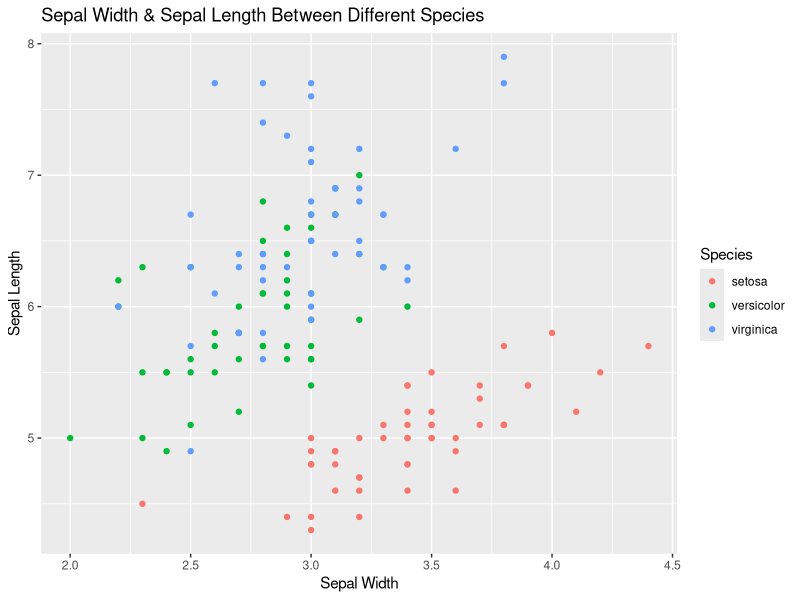
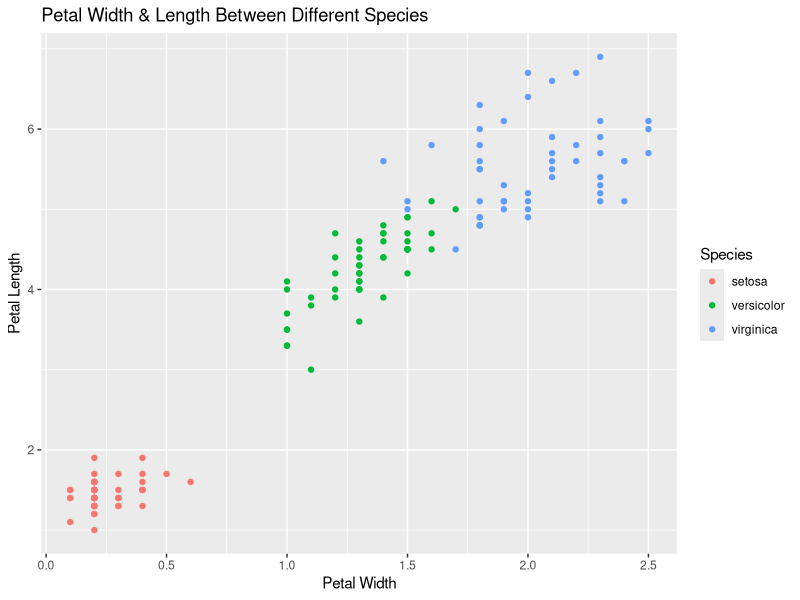
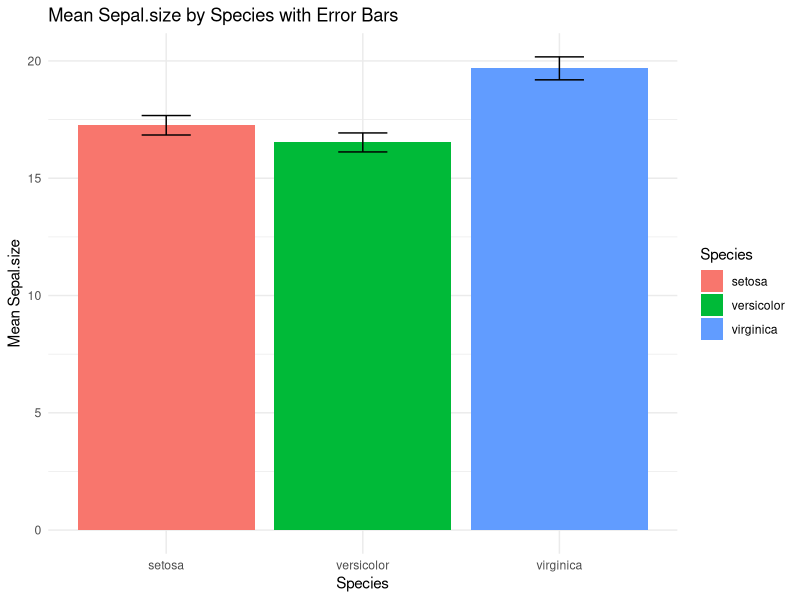
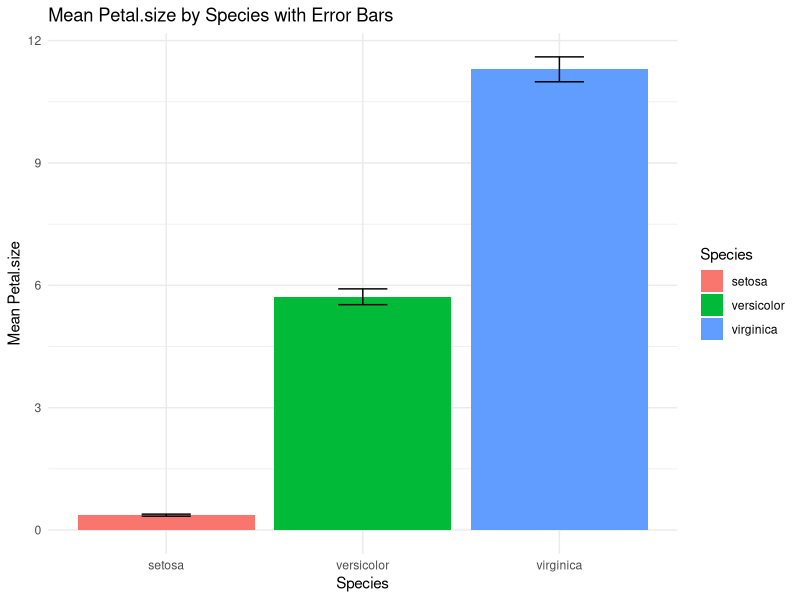
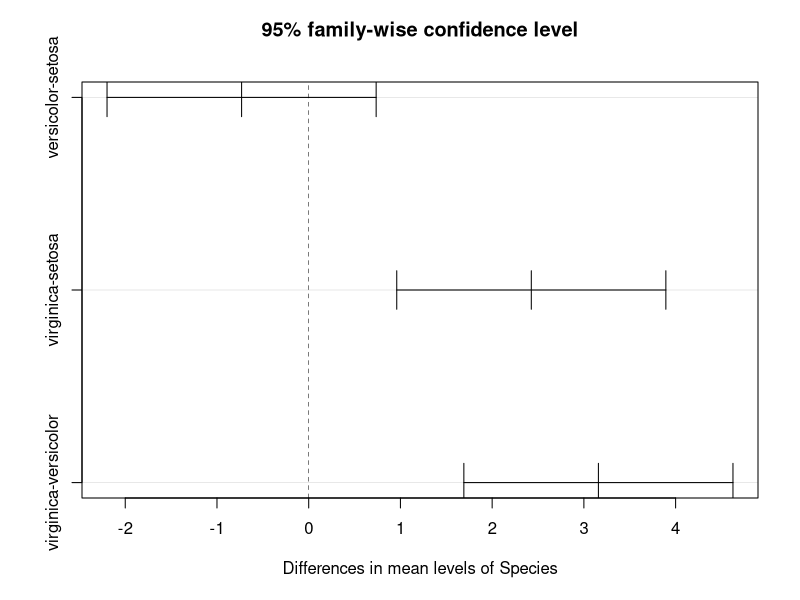
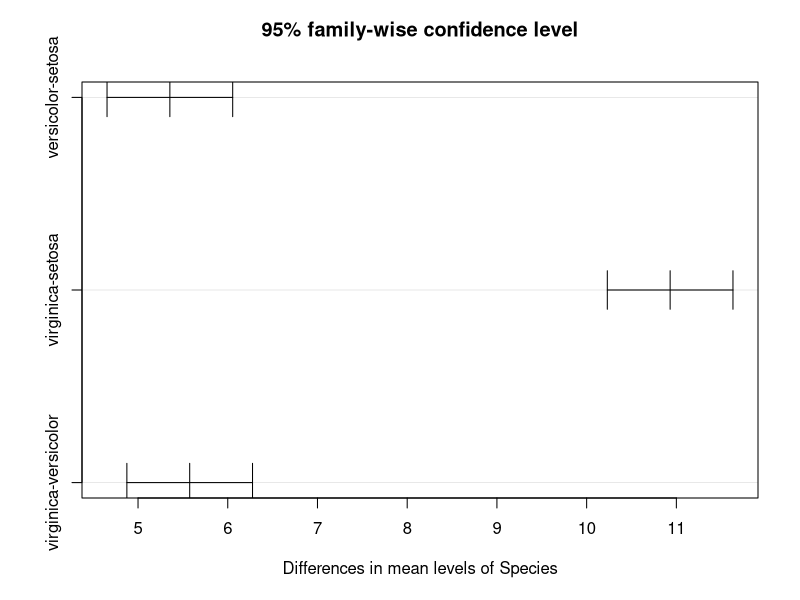

The R source for these figures, in order:
## ---- chunk 1
library(datasets)
library(dplyr)
library(tidyr)
library(psych)
library(ggplot2)
data("iris")
head(iris)
## ---- chunk 2
psych::describe(iris)
iris$Sepal.Size <- iris$Sepal.Width * iris$Sepal.Length
iris$Petal.Size <- iris$Petal.Width * iris$Petal.Length
iris_reordered <- iris %>%
  select(Species, Sepal.Length, Sepal.Width, Sepal.Size, Petal.Length, Petal.Width, Petal.Size)

head(iris_reordered)
## ---- chunk 3
ggplot(iris, aes(x = Sepal.Width, y = Sepal.Length, color = Species)) +
  geom_point() +
  ggtitle("Sepal Width & Sepal Length Between Different Species") +
  xlab("Sepal Width") +
  ylab("Sepal Length")
ggplot(iris, aes(x = Petal.Width, y = Petal.Length, color = Species)) +
  geom_point() +
  ggtitle("Petal Width & Length Between Different Species") +
  xlab("Petal Width") +
  ylab("Petal Length")

mean_sepal_size <- iris %>%
  group_by(Species) %>%
  summarise(Mean_Sepal_Size = mean(Sepal.Width * Sepal.Length),
            SE = sd(Sepal.Width * Sepal.Length) / sqrt(n()))

# 绘制条形图和误差条
ggplot(mean_sepal_size, aes(x = Species, y = Mean_Sepal_Size, fill = Species)) +
  geom_bar(stat = "identity", position = "dodge") +
  geom_errorbar(aes(ymin = Mean_Sepal_Size - SE, ymax = Mean_Sepal_Size + SE),
                position = position_dodge(width = 0.9), width = 0.25) +
  labs(title = "Mean Sepal.size by Species with Error Bars",
       x = "Species",
       y = "Mean Sepal.size") +
  theme_minimal()

mean_Petal_size <- iris %>%
  group_by(Species) %>%
  summarise(Mean_Petal_Size = mean(Petal.Width * Petal.Length),
            SE = sd(Petal.Width * Petal.Length) / sqrt(n()))

# 绘制条形图和误差条
ggplot(mean_Petal_size, aes(x = Species, y = Mean_Petal_Size, fill = Species)) +
  geom_bar(stat = "identity", position = "dodge") +
  geom_errorbar(aes(ymin = Mean_Petal_Size - SE, ymax = Mean_Petal_Size + SE),
                position = position_dodge(width = 0.1), width = 0.25) +
  labs(title = "Mean Petal.size by Species with Error Bars",
       x = "Species",
       y = "Mean Petal.size") +
  theme_minimal()

## ---- chunk 4
# 使用方差分析进行不同物种的均值比较
anova_result <- aov(Sepal.Size ~ Species, data = iris)

# 进行多重比较(Tukey's HSD检验)
tukey_result <- TukeyHSD(anova_result)

# 打印ANOVA结果
print(summary(anova_result))

# 打印Tukey's HSD检验结果
print(tukey_result)

# 绘制多重比较图
plot(tukey_result)



# 使用方差分析进行不同物种的均值比较
anova_result <- aov(Petal.Size ~ Species, data = iris)

# 进行多重比较(Tukey's HSD检验)
tukey_result <- TukeyHSD(anova_result)

# 打印ANOVA结果
print(summary(anova_result))

# 打印Tukey's HSD检验结果
print(tukey_result)

# 绘制多重比较图
plot(tukey_result)
